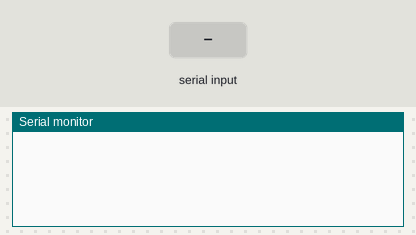
A sketch run on a simulated Arduino Uno, built for the host (arithmetic inside an expression is 32-bit, double 64-bit). Shown: the last lines printed to the serial monitor. Inputs (shaded band) come from the test bench.

Above: at 1.3 s.
1.4 s: "a" received over Serial
At 2.2 s:
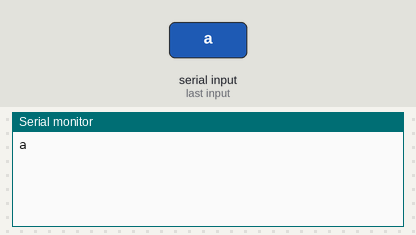
2.9 s: "b" received over Serial
At 3.4 s:
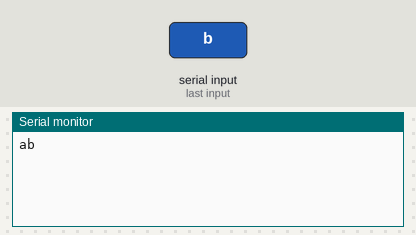

Measured:
- after the input at 1.4 s, the serial monitor: prints a new line at once (image 1)
- after the input at 2.9 s, the serial monitor: prints a new line at once (image 2)

The sketch:

Pince.ino
```cpp
#include <DynamixelSerial1.h>
#include <Wire.h>

#define PINCE_GAUCHE  1      //14
#define PINCE_DROITE  2      //4

#define POSITION_FERMEE_DROITE 470
#define POSITION_FERMEE_GAUCHE 230

#define POSITION_OUVERTE_DROITE 750
#define POSITION_OUVERTE_GAUCHE 0


void fermerPince(){
   Dynamixel.moveSpeed(PINCE_DROITE,POSITION_FERMEE_DROITE,100);
   Dynamixel.moveSpeed(PINCE_GAUCHE,POSITION_FERMEE_GAUCHE,100);
}
void ouvrirPince(){
   Dynamixel.moveSpeed(PINCE_DROITE,POSITION_OUVERTE_DROITE,100);
   Dynamixel.moveSpeed(PINCE_GAUCHE,POSITION_OUVERTE_GAUCHE,100);
}

void serialEvent() {
    while (Serial.available()) {
        char command = Serial.read();
        switch (command) {
            case 'a':
                ouvrirPince();
                Serial.write('a');
                break;
            case 'b':
                fermerPince();
                Serial.write('b');
                break;
            default:
                return;
        }
    }
}


void setup(){
  Dynamixel.begin(1000000,2);  // Inicialize the servo at 1Mbps and Pin Control 2
  delay(10);
  Serial.begin(9600);

  Dynamixel.setEndless(PINCE_GAUCHE,OFF);
  Dynamixel.torqueStatus(PINCE_GAUCHE,OFF);
  Dynamixel.setEndless(PINCE_DROITE,OFF);
  Dynamixel.torqueStatus(PINCE_DROITE,OFF);
  ouvrirPince();
}


void loop() {
}
```
